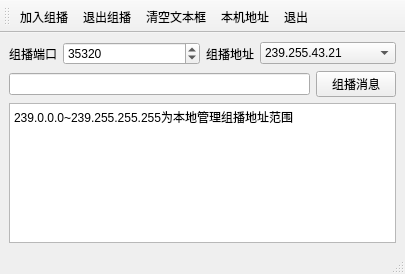
<?xml version="1.0" encoding="UTF-8"?>
<ui version="4.0">
 <class>MainWindow</class>
 <widget class="QMainWindow" name="MainWindow">
  <property name="geometry">
   <rect>
    <x>0</x>
    <y>0</y>
    <width>405</width>
    <height>274</height>
   </rect>
  </property>
  <property name="windowTitle">
   <string>MainWindow</string>
  </property>
  <widget class="QWidget" name="centralwidget">
   <layout class="QVBoxLayout" name="verticalLayout">
    <item>
     <layout class="QHBoxLayout" name="horizontalLayout" stretch="0,1,0,1">
      <item>
       <widget class="QLabel" name="label">
        <property name="text">
         <string>组播端口</string>
        </property>
       </widget>
      </item>
      <item>
       <widget class="QSpinBox" name="spinPort">
        <property name="maximum">
         <number>90000</number>
        </property>
        <property name="value">
         <number>35320</number>
        </property>
       </widget>
      </item>
      <item>
       <widget class="QLabel" name="label_2">
        <property name="text">
         <string>组播地址</string>
        </property>
       </widget>
      </item>
      <item>
       <widget class="QComboBox" name="comboIP">
        <item>
         <property name="text">
          <string>239.255.43.21</string>
         </property>
        </item>
       </widget>
      </item>
     </layout>
    </item>
    <item>
     <layout class="QHBoxLayout" name="horizontalLayout_2">
      <item>
       <widget class="QLineEdit" name="editMsg"/>
      </item>
      <item>
       <widget class="QPushButton" name="btnMulticast">
        <property name="text">
         <string>组播消息</string>
        </property>
       </widget>
      </item>
     </layout>
    </item>
    <item>
     <widget class="QPlainTextEdit" name="plainTextEdit">
      <property name="plainText">
       <string>239.0.0.0~239.255.255.255为本地管理组播地址范围</string>
      </property>
     </widget>
    </item>
   </layout>
  </widget>
  <widget class="QStatusBar" name="statusbar"/>
  <widget class="QToolBar" name="toolBar">
   <property name="windowTitle">
    <string>toolBar</string>
   </property>
   <property name="toolButtonStyle">
    <enum>Qt::ToolButtonStyle::ToolButtonTextUnderIcon</enum>
   </property>
   <attribute name="toolBarArea">
    <enum>TopToolBarArea</enum>
   </attribute>
   <attribute name="toolBarBreak">
    <bool>false</bool>
   </attribute>
   <addaction name="actStart"/>
   <addaction name="actStop"/>
   <addaction name="actClear"/>
   <addaction name="actHostInfo"/>
   <addaction name="actQuit"/>
  </widget>
  <action name="actStart">
   <property name="icon">
    <iconset resource="res.qrc">
     <normaloff>:/images/start.png</normaloff>:/images/start.png</iconset>
   </property>
   <property name="text">
    <string>加入组播</string>
   </property>
   <property name="menuRole">
    <enum>QAction::MenuRole::NoRole</enum>
   </property>
  </action>
  <action name="actStop">
   <property name="icon">
    <iconset resource="res.qrc">
     <normaloff>:/images/stop.png</normaloff>:/images/stop.png</iconset>
   </property>
   <property name="text">
    <string>退出组播</string>
   </property>
   <property name="menuRole">
    <enum>QAction::MenuRole::NoRole</enum>
   </property>
  </action>
  <action name="actQuit">
   <property name="icon">
    <iconset resource="res.qrc">
     <normaloff>:/images/quit.png</normaloff>:/images/quit.png</iconset>
   </property>
   <property name="text">
    <string>退出</string>
   </property>
   <property name="menuRole">
    <enum>QAction::MenuRole::NoRole</enum>
   </property>
  </action>
  <action name="actClear">
   <property name="icon">
    <iconset resource="res.qrc">
     <normaloff>:/images/clear.png</normaloff>:/images/clear.png</iconset>
   </property>
   <property name="text">
    <string>清空文本框</string>
   </property>
   <property name="menuRole">
    <enum>QAction::MenuRole::NoRole</enum>
   </property>
  </action>
  <action name="actHostInfo">
   <property name="icon">
    <iconset resource="res.qrc">
     <normaloff>:/images/ip.png</normaloff>:/images/ip.png</iconset>
   </property>
   <property name="text">
    <string>本机地址</string>
   </property>
   <property name="menuRole">
    <enum>QAction::MenuRole::NoRole</enum>
   </property>
  </action>
 </widget>
 <resources>
  <include location="res.qrc"/>
 </resources>
 <connections>
  <connection>
   <sender>actQuit</sender>
   <signal>triggered()</signal>
   <receiver>MainWindow</receiver>
   <slot>close()</slot>
   <hints>
    <hint type="sourcelabel">
     <x>-1</x>
     <y>-1</y>
    </hint>
    <hint type="destinationlabel">
     <x>233</x>
     <y>136</y>
    </hint>
   </hints>
  </connection>
 </connections>
</ui>
